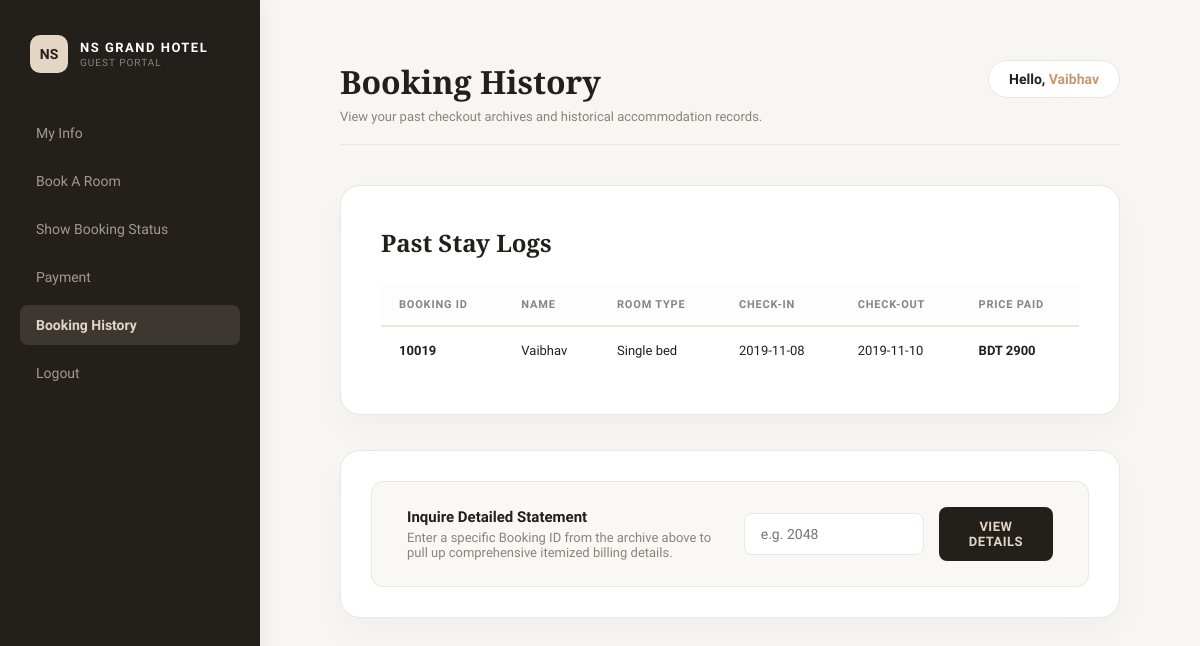
The page /user_booking_history.php on the database as committed earlier.
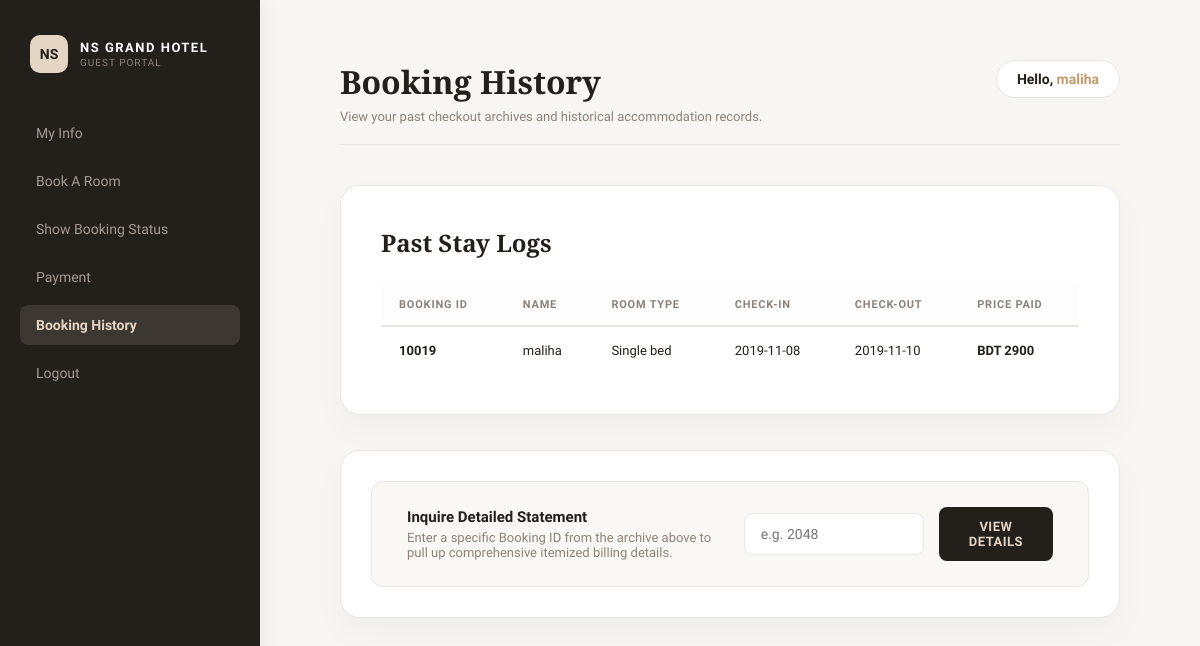
The same page on the database as committed later.
### tables this page shows
CREATE TABLE `temp_session` (
  `phone` INT NOT NULL,
  `password` varchar(20) NOT NULL,
  `name` varchar(20) NOT NULL,
  `email` varchar(30) NOT NULL,
  `idproof` varchar(20) NOT NULL,
  `dob` date NOT NULL
);

CREATE TABLE `booked_hist` (
  `phone` INT NOT NULL,
  `name` varchar(20) NOT NULL,
  `idproof` varchar(20) NOT NULL,
  `room_type` varchar(20) NOT NULL,
  `checkin` date NOT NULL,
  `checkout` date NOT NULL,
  `days` INT NOT NULL,
  `ac` varchar(5) NOT NULL,
  `breakfast` varchar(5) NOT NULL,
  `lunch` varchar(5) NOT NULL,
  `snacks` varchar(5) NOT NULL,
  `dinner` varchar(5) NOT NULL,
  `swimming` varchar(5) NOT NULL,
  `price` INT NOT NULL,
  `book_id` INT NOT NULL,
  PRIMARY KEY (`book_id`)
);

### user_booking_history.php (the view, shortened to what this page needs)
<!DOCTYPE html>
<html lang="en">
<head>
</head>
<body>
    <?php
        $conn = new mysqli("localhost", "root", "hridila44", "iwp");
        $sql = "SELECT * from temp_session";
        $result = mysqli_query($conn, $sql);
        $session_row = mysqli_fetch_row($result);
    ?>
    <div class="sidebar">
        <div class="brand-section">
            <div class="logo-badge">NS</div>
            <div class="brand-text-wrapper">
                <div class="brand-title">NS Grand Hotel</div>
                <div class="brand-subtitle">Guest Portal</div>
            </div>
        </div>
        <ul class="menu-list">
            <li><a href="user_view.php">My Info</a></li>
            <li><a href="bookroom.php">Book A Room</a></li>
            <li><a href="user_room_status.php">Show Booking Status</a></li>
            <li><a href="user_payment.php">Payment</a></li>
            <li><a href="user_booking_history.php" class="active">Booking History</a></li>
            <li><a href="index.php">Logout</a></li>
        </ul>
    </div>
    <div class="main-content">
        <div class="page-header">
            <div>
                <h1>Booking History</h1>
                <p>View your past checkout archives and historical accommodation records.</p>
            </div>
            <div class="user-greeting">
                Hello, <span><?php echo htmlspecialchars($session_row[2]); ?></span>
            </div>
        </div>
        <div class="card">
            <h2 class="card-title">Past Stay Logs</h2>
            <table class="history-table">
                <thead>
                    <tr>
                        <th>Booking ID</th>
                        <th>Name</th>
                        <th>Room Type</th>
                        <th>Check-In</th>
                        <th>Check-Out</th>
                        <th>Price Paid</th>
                    </tr>
                </thead>
                <tbody>
                    <?php
                        $phone = $session_row[0];
                        $id = $session_row[4];
                        $sql1 = "SELECT * from booked_hist";
                        if ($result1 = mysqli_query($conn, $sql1)) {
                            while ($row = mysqli_fetch_row($result1)) {
                                if($row[0] == $phone && $row[2] == $id) {
                                    ?>
                                    <tr>
                                        <td class="highlight-id"><?php echo htmlspecialchars($row[14]); ?></td>
                                        <td><?php echo htmlspecialchars($row[1]); ?></td>
                                        <td><?php echo htmlspecialchars($row[3]); ?></td>
                                        <td><?php echo htmlspecialchars($row[4]); ?></td>
                                        <td><?php echo htmlspecialchars($row[5]); ?></td>
                                        <td class="highlight-price">BDT <?php echo htmlspecialchars($row[13]); ?></td>
                                    </tr>
                                    <?php
                                }
                            }
                        }
                    ?>
                </tbody>
            </table>
        </div>
        <div class="card" style="padding: 30px;">
            <div class="action-box">
                <div class="action-text">
                    <h3>Inquire Detailed Statement</h3>
                    <p>Enter a specific Booking ID from the archive above to pull up comprehensive itemized billing details.</p>
                </div>
                <form action="user_room_history.php" method="post" class="form-fields">
                    <input type="number" name="book_id" placeholder="e.g. 2048" required>
                    <button type="submit" class="btn-view">View Details</button>
                </form>
            </div>
        </div>
    </div>
</body>
</html>

### user_booking_history.php (style rules this page uses)
* { box-sizing: border-box; margin: 0; padding: 0; font-family: 'Plus Jakarta Sans', sans-serif; }
body { background-color: #F8F6F2; display: flex; min-height: 100vh; }
.sidebar { width: 260px; background-color: #231F1B; color: #FFFFFF; position: fixed; height: 100vh; display: flex; flex-direction: column; padding: 35px 20px; box-shadow: 4px 0px 20px rgba(0, 0, 0, 0.05); z-index: 10; }
.brand-section { display: flex; align-items: center; gap: 12px; margin-bottom: 40px; padding-left: 10px; }
.logo-badge { width: 38px; height: 38px; background: #E5D5C5; color: #231F1B; border-radius: 10px; display: flex; align-items: center; justify-content: center; font-weight: 600; font-size: 14px; }
.brand-text-wrapper { display: flex; flex-direction: column; }
.brand-title { font-size: 13px; color: #FFF; font-weight: 600; letter-spacing: 1.5px; text-transform: uppercase; }
.brand-subtitle { font-size: 10px; color: #8C827A; letter-spacing: 1px; text-transform: uppercase; margin-top: 2px; }
.menu-list { list-style: none; display: flex; flex-direction: column; gap: 8px; }
.menu-list li a { display: block; color: #A39A92; padding: 12px 16px; text-decoration: none; font-size: 14px; font-weight: 500; border-radius: 8px; transition: all 0.3s ease; }
.menu-list li a.active, .menu-list li a:hover { background-color: #3d3731; color: #E5D5C5; font-weight: 600; }
.main-content { margin-left: 260px; flex: 1; padding: 60px 80px; display: flex; flex-direction: column; }
.page-header { display: flex; justify-content: space-between; align-items: flex-start; margin-bottom: 40px; border-bottom: 1px solid #EAE6E1; padding-bottom: 20px; }
.page-header h1 { font-family: 'Playfair Display', serif; font-size: 32px; color: #231F1B; font-weight: 600; margin-bottom: 6px; }
.page-header p { font-size: 13px; color: #8C827A; }
.user-greeting { background-color: #FFF; padding: 10px 20px; border-radius: 30px; font-size: 14px; font-weight: 600; color: #231F1B; border: 1px solid #EAE6E1; }
.user-greeting span { color: #C49A6C; }
.card { background: #FFFFFF; border-radius: 20px; padding: 40px; box-shadow: 0px 15px 35px rgba(0, 0, 0, 0.03); border: 1px solid #EAE6E1; margin-bottom: 35px; }
.card-title { font-family: 'Playfair Display', serif; font-size: 24px; color: #231F1B; margin-bottom: 25px; font-weight: 600; }
.history-table { width: 100%; border-collapse: collapse; }
.history-table th { font-size: 11px; font-weight: 600; text-transform: uppercase; letter-spacing: 0.8px; color: #8C827A; text-align: left; padding: 14px 18px; background-color: #FDFDFD; border-bottom: 2px solid #EAE6E1; }
.history-table td { font-size: 13px; padding: 16px 18px; border-bottom: 1px solid #F2EFEA; color: #231F1B; text-align: left; }
.history-table tr:last-child td { border-bottom: none; }
.highlight-id { font-weight: 600; color: #231F1B; }
.highlight-price { font-weight: 600; color: #C49A6C; }
.action-box { display: flex; align-items: center; justify-content: space-between; gap: 20px; background: #FAF8F5; padding: 25px 35px; border-radius: 12px; border: 1px solid #EAE6E1; }
.action-text h3 { font-size: 15px; color: #231F1B; font-weight: 600; margin-bottom: 4px; }
.action-text p { font-size: 13px; color: #8C827A; }
.form-fields { display: flex; align-items: center; gap: 15px; }
.form-fields input[type="number"] { padding: 12px 16px; font-size: 14px; color: #231F1B; background-color: #FFFFFF; border: 1px solid #EAE6E1; border-radius: 8px; outline: none; width: 180px; transition: all 0.3s ease; }
.btn-view { background-color: #231F1B; color: #E5D5C5; border: none; padding: 12px 30px; font-size: 13px; font-weight: 600; border-radius: 8px; letter-spacing: 0.5px; cursor: pointer; transition: all 0.3s ease; text-transform: uppercase; }

Rows that differ between the two databases and show on the page:
removed temp_session: name "Vaibhav"
added temp_session: name "maliha"
changed booked_hist "Single bed": name "Vaibhav" → "maliha"
